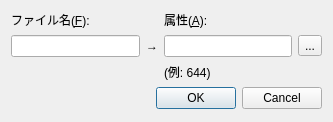
<?xml version="1.0" encoding="UTF-8"?>
<ui version="4.0">
 <class>FileAndAttributeSettingDialog</class>
 <widget class="QDialog" name="FileAndAttributeSettingDialog">
  <property name="geometry">
   <rect>
    <x>0</x>
    <y>0</y>
    <width>333</width>
    <height>122</height>
   </rect>
  </property>
  <property name="windowTitle">
   <string>Dialog</string>
  </property>
  <layout class="QVBoxLayout" name="verticalLayout">
   <item>
    <layout class="QGridLayout" name="gridLayout">
     <item row="0" column="2">
      <widget class="QLabel" name="label_3">
       <property name="text">
        <string>属性(&amp;A):</string>
       </property>
       <property name="buddy">
        <cstring>lineEdit_Attr</cstring>
       </property>
      </widget>
     </item>
     <item row="1" column="0">
      <widget class="QLineEdit" name="lineEdit_Fname"/>
     </item>
     <item row="1" column="3">
      <widget class="QToolButton" name="toolButton_EditAttr">
       <property name="text">
        <string>...</string>
       </property>
      </widget>
     </item>
     <item row="1" column="1">
      <widget class="QLabel" name="label_2">
       <property name="text">
        <string>→</string>
       </property>
       <property name="alignment">
        <set>Qt::AlignmentFlag::AlignCenter</set>
       </property>
      </widget>
     </item>
     <item row="1" column="2">
      <widget class="QLineEdit" name="lineEdit_Attr"/>
     </item>
     <item row="0" column="0">
      <widget class="QLabel" name="label_1">
       <property name="text">
        <string>ファイル名(&amp;F):</string>
       </property>
       <property name="buddy">
        <cstring>lineEdit_Fname</cstring>
       </property>
      </widget>
     </item>
     <item row="2" column="2">
      <widget class="QLabel" name="label_4">
       <property name="text">
        <string>(例: 644)</string>
       </property>
      </widget>
     </item>
    </layout>
   </item>
   <item>
    <widget class="QDialogButtonBox" name="buttonBox">
     <property name="orientation">
      <enum>Qt::Orientation::Horizontal</enum>
     </property>
     <property name="standardButtons">
      <set>QDialogButtonBox::StandardButton::Cancel|QDialogButtonBox::StandardButton::Ok</set>
     </property>
    </widget>
   </item>
   <item>
    <spacer name="verticalSpacer">
     <property name="orientation">
      <enum>Qt::Orientation::Vertical</enum>
     </property>
     <property name="sizeHint" stdset="0">
      <size>
       <width>20</width>
       <height>0</height>
      </size>
     </property>
    </spacer>
   </item>
  </layout>
 </widget>
 <tabstops>
  <tabstop>lineEdit_Fname</tabstop>
  <tabstop>lineEdit_Attr</tabstop>
  <tabstop>toolButton_EditAttr</tabstop>
 </tabstops>
 <resources/>
 <connections>
  <connection>
   <sender>buttonBox</sender>
   <signal>accepted()</signal>
   <receiver>FileAndAttributeSettingDialog</receiver>
   <slot>accept()</slot>
   <hints>
    <hint type="sourcelabel">
     <x>227</x>
     <y>153</y>
    </hint>
    <hint type="destinationlabel">
     <x>157</x>
     <y>274</y>
    </hint>
   </hints>
  </connection>
  <connection>
   <sender>buttonBox</sender>
   <signal>rejected()</signal>
   <receiver>FileAndAttributeSettingDialog</receiver>
   <slot>reject()</slot>
   <hints>
    <hint type="sourcelabel">
     <x>295</x>
     <y>159</y>
    </hint>
    <hint type="destinationlabel">
     <x>286</x>
     <y>274</y>
    </hint>
   </hints>
  </connection>
  <connection>
   <sender>toolButton_EditAttr</sender>
   <signal>clicked()</signal>
   <receiver>FileAndAttributeSettingDialog</receiver>
   <slot>onClick_toolButton_EditAttr()</slot>
   <hints>
    <hint type="sourcelabel">
     <x>279</x>
     <y>43</y>
    </hint>
    <hint type="destinationlabel">
     <x>149</x>
     <y>50</y>
    </hint>
   </hints>
  </connection>
 </connections>
 <slots>
  <slot>onClick_toolButton_EditAttr()</slot>
 </slots>
</ui>
